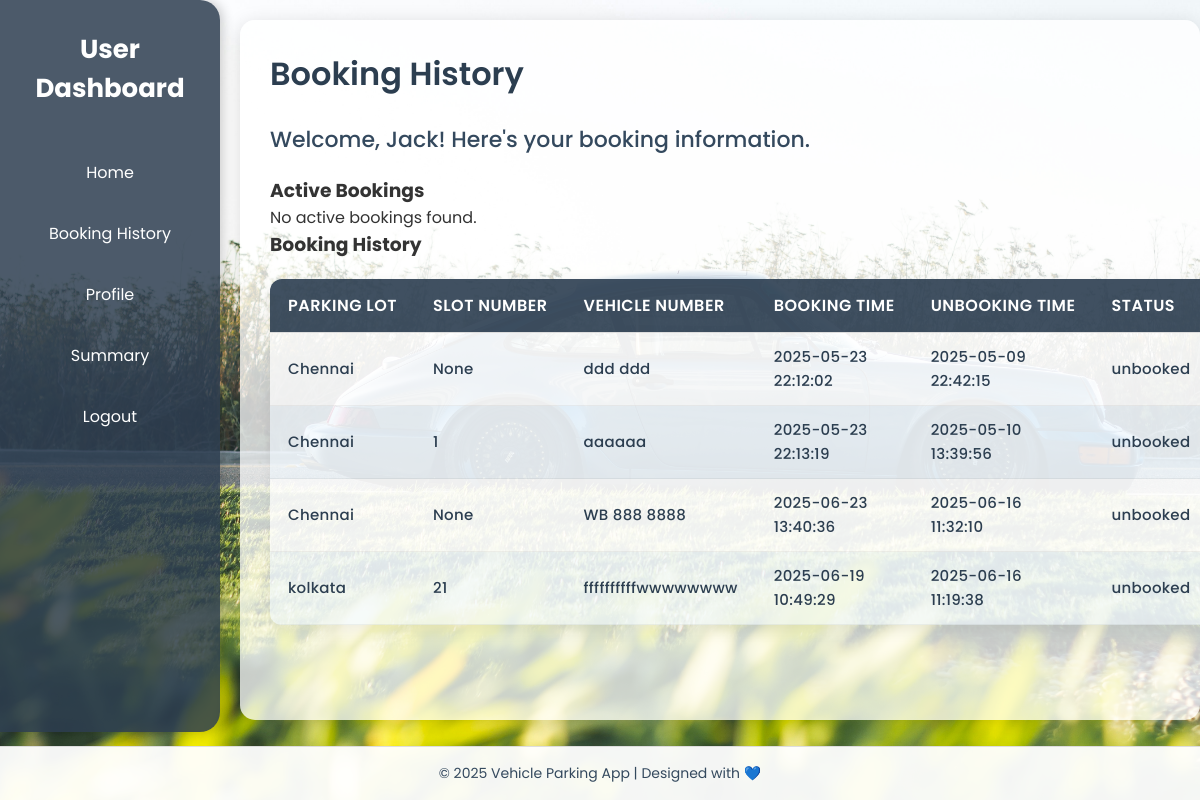
Page /user/a/booking-history (signed in) on the committed database.
### tables this page shows
CREATE TABLE users (
            id INTEGER PRIMARY KEY AUTOINCREMENT,
            email TEXT NOT NULL,
            username TEXT NOT NULL,
            password TEXT NOT NULL,
            fullname TEXT NOT NULL,
            address TEXT NOT NULL,
            pincode TEXT NOT NULL,
            slot_id INTEGER
        );

CREATE TABLE parking_bookings (
            id INTEGER PRIMARY KEY AUTOINCREMENT,
            slot_id INTEGER NOT NULL,
            lot_id INTEGER NOT NULL,
            user_id INTEGER NOT NULL,
            vehicle_number TEXT NOT NULL,
            location_name TEXT,
            status TEXT NOT NULL DEFAULT 'booked',
            booking_time TIMESTAMP DEFAULT (datetime('now', '+5 hours', '30 minutes')),
            unbooking_time TIMESTAMP,
            total_cost REAL,
            FOREIGN KEY (slot_id) REFERENCES parking_slots(id),
            FOREIGN KEY (lot_id) REFERENCES parking_lots(id),
            FOREIGN KEY (user_id) REFERENCES users(id)
        );

CREATE TABLE parking_slots (
            id INTEGER PRIMARY KEY AUTOINCREMENT,
            parking_lot_id INTEGER NOT NULL,
            slot_number INTEGER NOT NULL,
            status TEXT NOT NULL DEFAULT 'available',
            FOREIGN KEY (parking_lot_id) REFERENCES parking_lots(id)
        );

### app.py (the view)
@app.route('/user/<username>/booking-history', methods=['GET'])
def user_booking_history(username):
    if 'username' not in session or session['username'] != username:
        return redirect(url_for('user_login'))
    conn = get_db()
    c = conn.cursor()
    c.execute('SELECT id, fullname, username FROM users WHERE username = ?', (username,))
    user = c.fetchone()
    if not user:
        return render_template('login.html', message="User not found.")
    user_data = {
        'id': user['id'],
        'fullname': user['fullname'],
        'username': user['username']
    }
    c.execute('''
        SELECT b.id, b.location_name, ps.slot_number, b.vehicle_number,
               strftime('%Y-%m-%d %H:%M:%S', b.booking_time) AS booking_time,
               b.status,
               strftime('%Y-%m-%d %H:%M:%S', b.unbooking_time) AS unbooking_time
        FROM parking_bookings b
        LEFT JOIN parking_slots ps ON b.slot_id = ps.id
        WHERE b.user_id = ? AND b.status = 'booked'
    ''', (user_data['id'],))
    active_bookings = c.fetchall()
    c.execute('''
        SELECT b.id, b.location_name, ps.slot_number, b.vehicle_number,
               strftime('%Y-%m-%d %H:%M:%S', b.booking_time) AS booking_time,
               b.status,
               strftime('%Y-%m-%d %H:%M:%S', b.unbooking_time) AS unbooking_time
        FROM parking_bookings b
        LEFT JOIN parking_slots ps ON b.slot_id = ps.id
        WHERE b.user_id = ? AND b.status = 'unbooked'
    ''', (user_data['id'],))
    all_bookings = c.fetchall()
    response = make_response(render_template('user-booking-history.html', user=user_data, active_bookings=active_bookings, all_bookings=all_bookings))
    response.headers["Cache-Control"] = "no-store, no-cache, must-revalidate, max-age=0"
    response.headers["Pragma"] = "no-cache"
    response.headers["Expires"] = "0"
    return response

### app.py (called while the page is built)
def get_db():
    if 'db' not in g:
        logger.info("Opening database connection for request")
        g.db = database.get_db_connection()
    return g.db

### database.py (called while the page is built)
def get_db_connection():
    conn = sqlite3.connect('parking_app.db')
    conn.row_factory = sqlite3.Row
    return conn

### templates/user-booking-history.html (shortened to what this page needs)
<!DOCTYPE html>
<html lang="en">
<head>
  <link href="{{ url_for('static', filename='css/user-booking-history.css') }}" rel="stylesheet">
</head>
<body>
  <div class="user-summery">
    <div class="sidebar">
      <h2>User Dashboard</h2>
      <nav>
        <a href="{{ url_for('user_booking', username=user['username']) }}">Home</a>
        <a href="{{ url_for('user_booking_history', username=user['username']) }}">Booking History</a>
        <a href="{{ url_for('user_profile', username=user['username']) }}">Profile</a>
        <a href="{{ url_for('user_summery', username=user['username']) }}">Summary</a>
        <a href="{{ url_for('user_logout') }}">Logout</a>
      </nav>
    </div>
    <div class="main-content">
      <h1>Booking History</h1>
      <h2>Welcome, {{ user['fullname'].split()[0] }}! Here's your booking information.</h2>
      <h3>Active Bookings</h3>
      {% if active_bookings %}
        <table>
          <thead>
            <tr>
              <th>Parking Lot</th>
              <th>Slot Number</th>
              <th>Vehicle Number</th>
              <th>Booking Time</th>
              <th>Status</th>
              <th>Action</th>
            </tr>
          </thead>
          <tbody>
            {% for active_booking in active_bookings %}
              <tr>
                <td>{{ active_booking['location_name'] }}</td>
                <td>{{ active_booking['slot_number'] }}</td>
                <td>{{ active_booking['vehicle_number'] }}</td>
                <td>{{ active_booking['booking_time'] }}</td>
                <td>{{ active_booking['status'] }}</td>
                <td>
                  {% if active_booking['status'] == 'booked' %}
                    <a href="{{ url_for('unbook_receipt', booking_id=active_booking['id']) }}">Unbook</a>
                  {% else %}
                    <span>Unbooked</span>
                  {% endif %}
                </td>
              </tr>
            {% endfor %}
          </tbody>
        </table>
      {% else %}
        <p>No active bookings found.</p>
      {% endif %}
      <h3>Booking History</h3>
      {% if all_bookings %}
        <table>
          <thead>
            <tr>
              <th>Parking Lot</th>
              <th>Slot Number</th>
              <th>Vehicle Number</th>
              <th>Booking Time</th>
              <th>Unbooking Time</th>
              <th>Status</th>
            </tr>
          </thead>
          <tbody>
            {% for booking in all_bookings %}
              <tr>
                <td>{{ booking['location_name'] }}</td>
                <td>{{ booking['slot_number'] }}</td>
                <td>{{ booking['vehicle_number'] }}</td>
                <td>{{ booking['booking_time'] }}</td>
                <td>{{ booking['unbooking_time'] if booking['unbooking_time'] else 'N/A' }}</td>
                <td>{{ booking['status'] }}</td>
              </tr>
            {% endfor %}
          </tbody>
        </table>
      {% else %}
        <p>No booking history found.</p>
      {% endif %}
    </div>
  </div>
  <footer class="footer">
    © 2025 Vehicle Parking App | Designed with 💙
  </footer>
</body>
</html>

### static/css/user-booking-history.css (style rules this page uses)
* { box-sizing: border-box; margin: 0; padding: 0; }
body { font-family: 'Poppins', sans-serif; background: url("/static/proj_10.jpg") no-repeat center center fixed; background-size: cover; display: flex; flex-direction: column; height: 100vh; color: #333; overflow: hidden; }
.user-summery { display: flex; flex: 1; position: relative; }
.sidebar { width: 220px; background-color: rgba(45, 62, 80, 0.85); color: #fff; padding: 30px 20px; border-top-right-radius: 20px; border-bottom-right-radius: 20px; box-shadow: 3px 0 12px rgba(0, 0, 0, 0.2); position: fixed; height: 91.5%; top: 0; left: 0; z-index: 1000; display: flex; flex-direction: column; align-items: center; }
.sidebar h2 { font-size: 26px; margin-bottom: 40px; font-weight: 700; text-align: center; }
.sidebar nav { width: 100%; display: flex; flex-direction: column; align-items: center; }
.sidebar a { color: #fff; text-decoration: none; padding: 12px 18px; border-radius: 10px; width: 100%; text-align: center; margin-bottom: 12px; transition: background 0.3s ease, transform 0.2s ease; }
.main-content { flex: 1; margin-left: 240px; padding: 30px; margin-top: 20px; background-color: rgba(255, 255, 255, 0.75); border-radius: 15px; box-shadow: 0 4px 20px rgba(0, 0, 0, 0.15); overflow-y: auto; max-height: calc(100vh - 100px); height: calc(100vh - 100px); animation: fadeInUp 0.4s ease-in-out; }
.main-content h1 { font-size: 32px; color: #2c3e50; font-weight: 600; margin-bottom: 25px; }
.main-content h2 { font-size: 22px; color: #34495e; font-weight: 500; margin-bottom: 20px; }
table { width: 100%; border-collapse: separate; border-spacing: 0; margin-top: 20px; border-radius: 12px; overflow: hidden; box-shadow: 0 4px 16px rgba(0, 0, 0, 0.08); font-size: 15px; table-layout: auto; }
table th { background-color: rgba(44, 62, 80, 0.9); color: #ffffff; font-size: 16px; font-weight: 600; text-align: left; padding: 14px 18px; letter-spacing: 0.5px; text-transform: uppercase; border-bottom: 1px solid #ddd; white-space: nowrap; }
table td { background-color: rgba(255, 255, 255, 0.7); color: #2c3e50; font-size: 15px; font-weight: 500; padding: 12px 18px; letter-spacing: 0.3px; line-height: 1.6; vertical-align: middle; border-bottom: 1px solid rgba(0, 0, 0, 0.05); text-align: left; word-wrap: break-word; }
table tr:nth-child(even) td { background-color: rgba(240, 248, 255, 0.6); }
a { color: #2980b9; text-decoration: none; transition: color 0.3s ease; }
footer { position: fixed; bottom: 0; left: 0; width: 100%; background-color: rgba(255, 255, 255, 0.95); padding: 16px; font-size: 14px; color: #34495e; text-align: center; border-top: 1px solid #ddd; z-index: 999; }

### rows in the picture
users: fullname "Jack"
parking_bookings: location_name "Chennai", slot_number "None", vehicle_number "ddd ddd", booking_time "2025-05-23 22:12:02", unbooking_time "2025-05-09 22:42:15", status "unbooked"
parking_bookings: location_name "Chennai", slot_number "1", vehicle_number "aaaaaa", booking_time "2025-05-23 22:13:19", unbooking_time "2025-05-10 13:39:56", status "unbooked"
parking_bookings: location_name "Chennai", slot_number "None", vehicle_number "WB 888 8888", booking_time "2025-06-23 13:40:36", unbooking_time "2025-06-16 11:32:10", status "unbooked"
parking_bookings: location_name "kolkata", slot_number "21", vehicle_number "ffffffffffwwwwwwww", booking_time "2025-06-19 10:49:29", unbooking_time "2025-06-16 11:19:38", status "unbooked"
